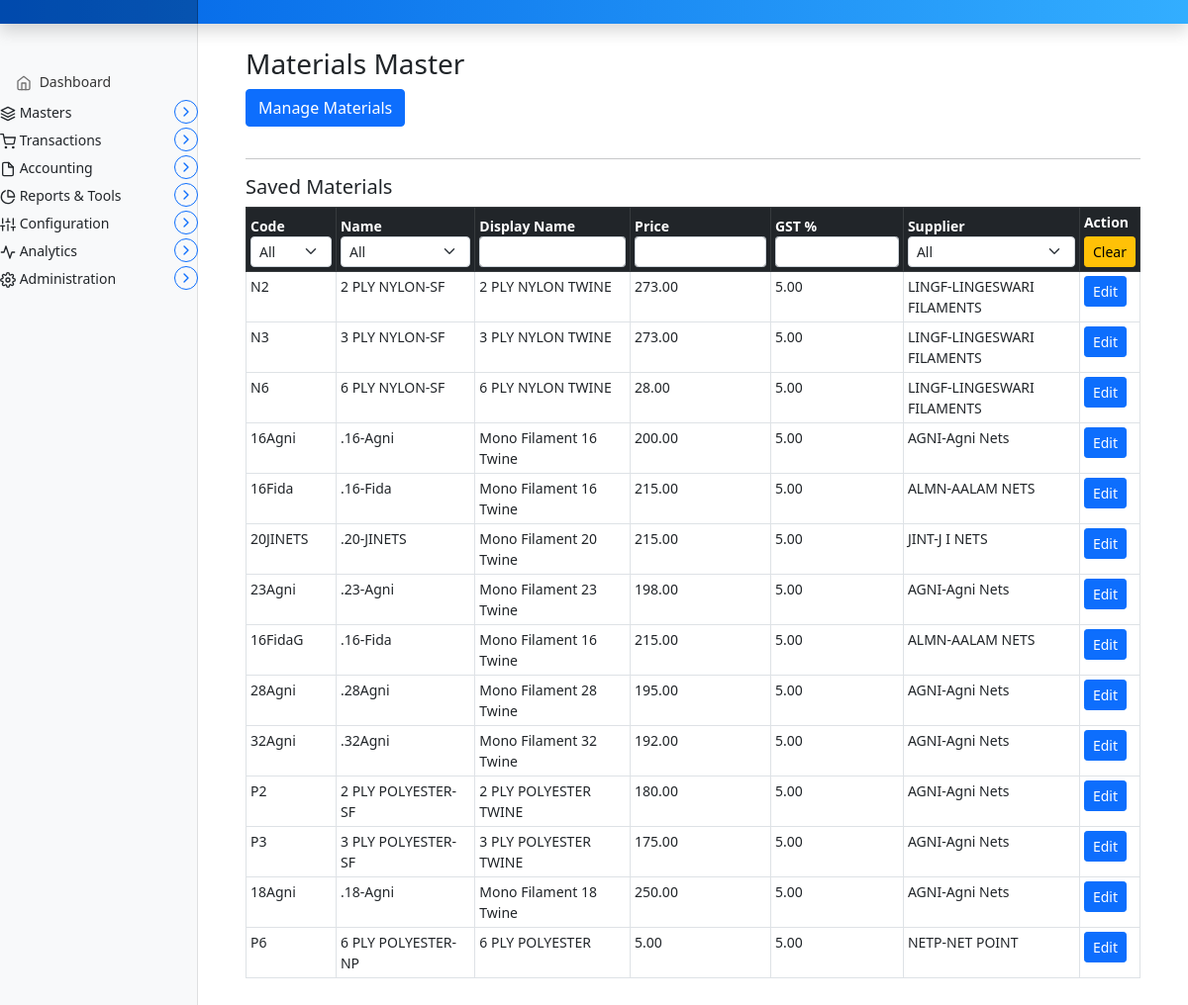
The app's page /invoice/materials/, older data.
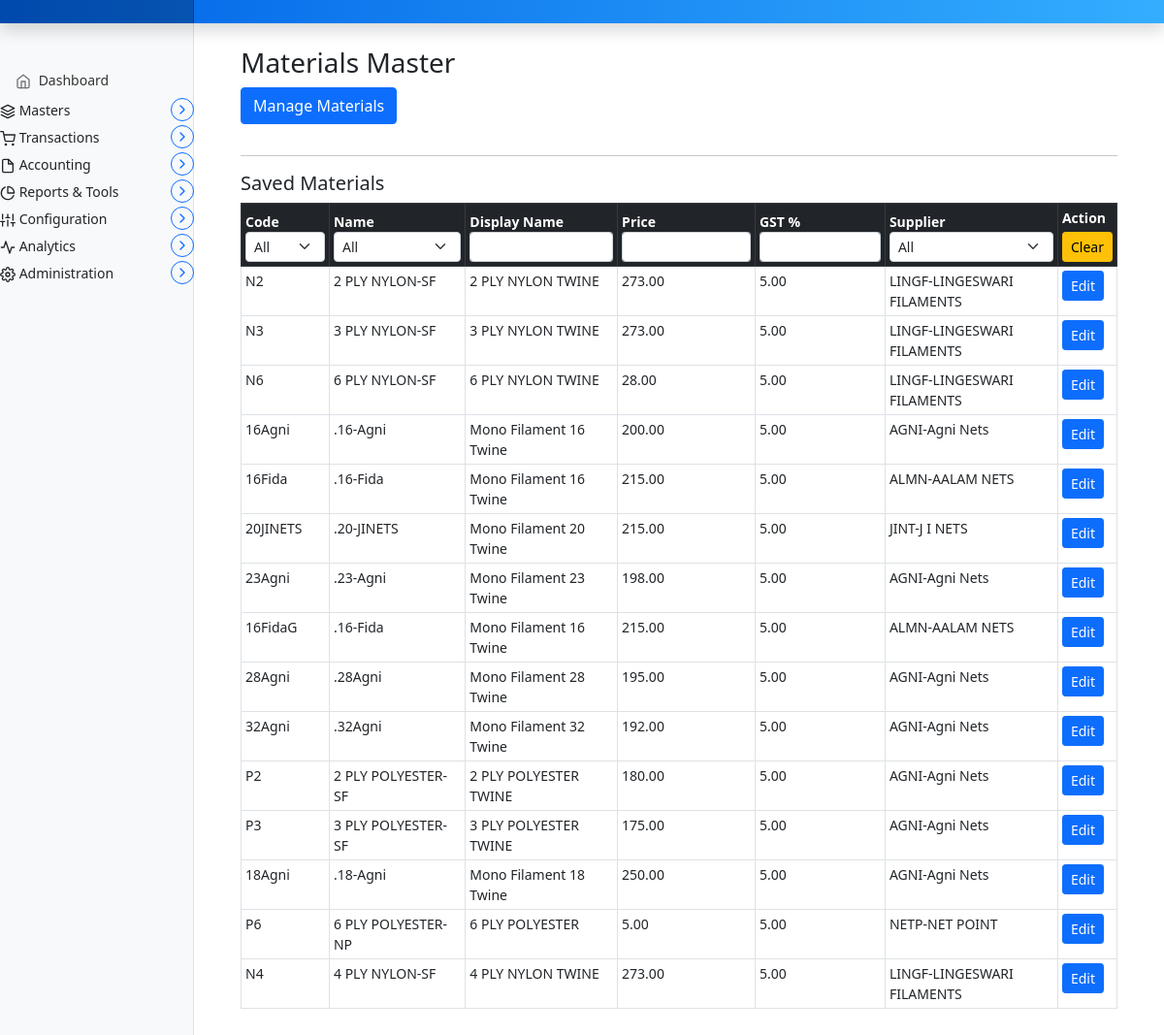
The same page, newer data.
### marania_invoice_app/models.py (models this page shows, shortened)
class Materials(models.Model):
    code = models.CharField(max_length=50, unique=True)
    name = models.CharField(max_length=255)
    displayname = models.CharField(max_length=255, blank=True, null=True)
    price = models.DecimalField(
        max_digits=10,
        decimal_places=2,
        default=0.00
    )
    gst = models.DecimalField(
        max_digits=5,
        decimal_places=2,
        blank=True,
        null=True,
        help_text="GST percentage (e.g. 9.00)"
    )
    supplier = models.ForeignKey(
                            Parties,
                            to_field='code',
                            on_delete=models.DO_NOTHING,
                            related_name='materials',
                            db_constraint=False,   # ⭐ KEY LINE
                            null=True,
                            blank=True
                        )
    created_at = models.DateTimeField(auto_now_add=True)
    updated_at = models.DateTimeField(auto_now=True)

class Parties(models.Model):
    code = models.CharField(max_length=50, unique=True, primary_key=True)
    name = models.CharField(max_length=255)
    gst = models.CharField(max_length=20, blank=True, null=True)
    phone = models.CharField(max_length=50, blank=True, null=True)
    email = models.EmailField(blank=True, null=True)
    address_bill_to = models.TextField(blank=True, null=True)
    address_ship_to = models.TextField(blank=True, null=True)
    is_within_state = models.BooleanField(default=True)
    roles = models.ManyToManyField('PartyRole', blank=True, db_constraint=False)
    created_at = models.DateTimeField(auto_now_add=True)   # automatically set on creation
    updated_at = models.DateTimeField(auto_now=True)       # automatically set on update
    def __str__(self):
        return f"{self.code}-{self.name}"

### marania_invoice_app/views.py (the view, shortened to what this page needs)
# urls.py: path("materials/", views.materials_view, name="materials"),
def materials_view(request):
    context = {
        "materials": Materials.objects.select_related("supplier"),
        "suppliers": Parties.objects.filter(
            roles__role__iexact="supplier"
        ).distinct(),
    }
    return render(request, "marania_invoice_app/materials.html", context)

### templates/marania_invoice_app/materials.html (shortened to what this page needs)
{% extends 'partials/base.html' %}
{% load static %}
{% block main %}
<main class="col-md-9 ms-sm-auto col-lg-10 px-md-4">
  <div class="container my-4">
    <h3>Materials Master</h3>
    <button class="btn btn-primary mb-3" type="button"
            data-bs-toggle="collapse"
            data-bs-target="#materialForm">
      Manage Materials
    </button>
    <hr>
    <h5>Saved Materials</h5>
    {% if materials %}
    <div class="table-responsive">
      <table class="table table-bordered table-hover table-sm" id="materials-table">
        <thead class="table-dark">
          <tr>
            <th>Code
              <select class="form-select form-select-sm column-filter" data-col="0">
                <option value="">All</option>
              </select>
            </th>
            <th>Name
              <select class="form-select form-select-sm column-filter" data-col="1">
                <option value="">All</option>
              </select>
            </th>
            <th>Display Name
              <input type="text" class="form-control form-control-sm text-filter" data-col="2">
            </th>
            <th>Price
              <input type="text" class="form-control form-control-sm text-filter" data-col="3">
            </th>
            <th>GST %
              <input type="text" class="form-control form-control-sm text-filter" data-col="4">
            </th>
            <th>Supplier
              <select class="form-select form-select-sm column-filter" data-col="5">
                <option value="">All</option>
              </select>
            </th>
            <th>
              Action
              <div class="mt-1">
                <button type="button" id="clear-filters" class="btn btn-warning btn-sm">
                  Clear
                </button>
              </div>
            </th>
          </tr>
        </thead>
        <tbody>
          {% for m in materials %}
          <tr>
            <td>{{ m.code }}</td>
            <td>{{ m.name }}</td>
            <td>{{ m.displayname }}</td>
            <td>{{ m.price }}</td>
            <td>{{ m.gst }}</td>
            <td>{{ m.supplier }}</td>
            <td>
              <button type="button"
                      class="btn btn-primary btn-sm load-material"
                      data-id="{{ m.id }}">
                Edit
              </button>
            </td>
          </tr>
          {% endfor %}
        </tbody>
      </table>
    </div>
    {% endif %}
  </div>
</main>
{% endblock %}

Row changes from the older to the newer data that the page shows:
added Materials: code "N4", name "4 PLY NYLON-SF", displayname "4 PLY NYLON TWINE", price "273.00", gst "5.00", supplier "LINGF-LINGESWARI FILAMENTS"
